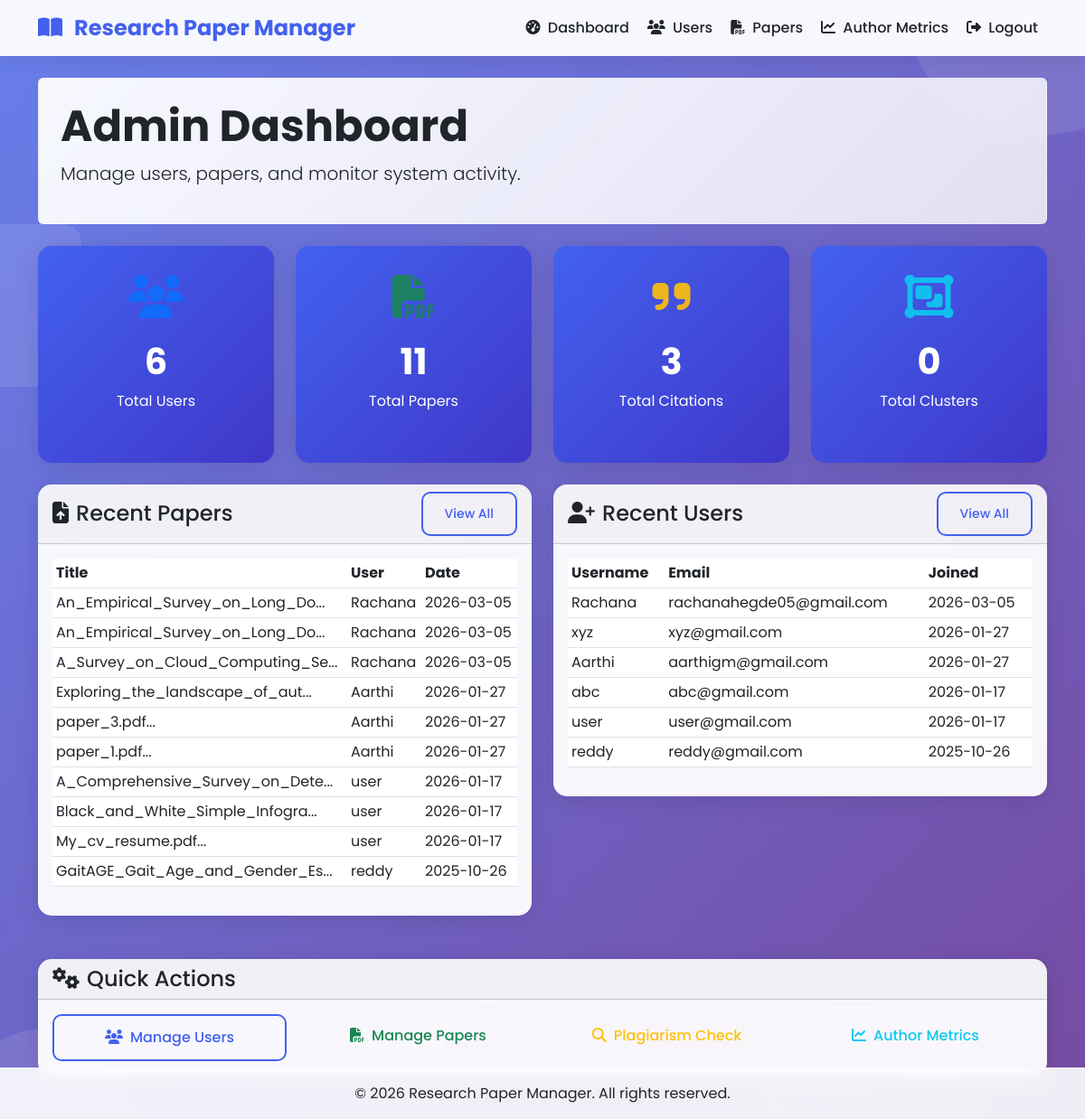
The page /admin (signed in) on the database its author committed.
### tables this page shows
CREATE TABLE papers (
            id INTEGER PRIMARY KEY AUTOINCREMENT,
            user_id INTEGER NOT NULL,
            title TEXT NOT NULL,
            filename TEXT NOT NULL,
            file_path TEXT NOT NULL,
            content TEXT,
            summary TEXT,
            authors TEXT,
            publication_date TEXT,
            created_at TIMESTAMP DEFAULT CURRENT_TIMESTAMP,
            FOREIGN KEY (user_id) REFERENCES users (id)
        );

CREATE TABLE users (
            id INTEGER PRIMARY KEY AUTOINCREMENT,
            username TEXT UNIQUE NOT NULL,
            password TEXT NOT NULL,
            email TEXT UNIQUE NOT NULL,
            role TEXT DEFAULT 'user',
            created_at TIMESTAMP DEFAULT CURRENT_TIMESTAMP
        );

### app.py (the view)
@app.route('/admin')
def admin_dashboard():
    if 'user_id' not in session or session.get('role') != 'admin':
        flash('Admin access required', 'error')
        return redirect(url_for('login'))
    conn = get_db_connection()
    total_users = conn.execute('SELECT COUNT(*) FROM users WHERE role = "user"').fetchone()[0]
    total_papers = conn.execute('SELECT COUNT(*) FROM papers').fetchone()[0]
    total_citations = conn.execute('SELECT COUNT(*) FROM citations').fetchone()[0]
    total_clusters = conn.execute('SELECT COUNT(*) FROM clusters').fetchone()[0]
    recent_papers = conn.execute('''
        SELECT p.*, u.username
        FROM papers p
        JOIN users u ON p.user_id = u.id
        ORDER BY p.created_at DESC
        LIMIT 10
    ''').fetchall()
    recent_users = conn.execute('''
        SELECT * FROM users
        WHERE role = "user"
        ORDER BY created_at DESC
        LIMIT 10
    ''').fetchall()
    conn.close()
    return render_template('admin_dashboard.html',
                         total_users=total_users,
                         total_papers=total_papers,
                         total_citations=total_citations,
                         total_clusters=total_clusters,
                         recent_papers=recent_papers,
                         recent_users=recent_users)

### app.py (called while the page is built)
def get_db_connection():
    conn = sqlite3.connect('research_papers.db')
    conn.row_factory = sqlite3.Row
    return conn

### templates/admin_dashboard.html
{% extends "base.html" %}
{% block content %}
<div class="row mb-4">
    <div class="col-12">
        <div class="welcome-banner p-4 rounded">
            <h1 class="display-5 fw-bold">Admin Dashboard</h1>
            <p class="lead">Manage users, papers, and monitor system activity.</p>
        </div>
    </div>
</div>
<div class="row g-4 mb-4">
    <div class="col-md-3">
        <div class="stats-card card text-center h-100">
            <div class="card-body">
                <i class="fas fa-users fa-3x text-primary mb-3"></i>
                <h3 class="card-title">{{ total_users }}</h3>
                <p class="card-text">Total Users</p>
            </div>
        </div>
    </div>
    <div class="col-md-3">
        <div class="stats-card card text-center h-100">
            <div class="card-body">
                <i class="fas fa-file-pdf fa-3x text-success mb-3"></i>
                <h3 class="card-title">{{ total_papers }}</h3>
                <p class="card-text">Total Papers</p>
            </div>
        </div>
    </div>
    <div class="col-md-3">
        <div class="stats-card card text-center h-100">
            <div class="card-body">
                <i class="fas fa-quote-right fa-3x text-warning mb-3"></i>
                <h3 class="card-title">{{ total_citations }}</h3>
                <p class="card-text">Total Citations</p>
            </div>
        </div>
    </div>
    <div class="col-md-3">
        <div class="stats-card card text-center h-100">
            <div class="card-body">
                <i class="fas fa-object-group fa-3x text-info mb-3"></i>
                <h3 class="card-title">{{ total_clusters }}</h3>
                <p class="card-text">Total Clusters</p>
            </div>
        </div>
    </div>
</div>
<div class="row">
    <div class="col-lg-6">
        <div class="card">
            <div class="card-header d-flex justify-content-between align-items-center">
                <h4 class="mb-0"><i class="fas fa-file-upload me-2"></i>Recent Papers</h4>
                <a href="{{ url_for('admin_papers') }}" class="btn btn-sm btn-outline-primary">View All</a>
            </div>
            <div class="card-body">
                {% if recent_papers %}
                <div class="table-responsive">
                    <table class="table table-sm">
                        <thead>
                            <tr>
                                <th>Title</th>
                                <th>User</th>
                                <th>Date</th>
                            </tr>
                        </thead>
                        <tbody>
                            {% for paper in recent_papers %}
                            <tr>
                                <td>{{ paper.title[:30] }}...</td>
                                <td>{{ paper.username }}</td>
                                <td>{{ paper.created_at[:10] }}</td>
                            </tr>
                            {% endfor %}
                        </tbody>
                    </table>
                </div>
                {% else %}
                <p class="text-muted text-center py-3">No papers uploaded yet.</p>
                {% endif %}
            </div>
        </div>
    </div>
    <div class="col-lg-6">
        <div class="card">
            <div class="card-header d-flex justify-content-between align-items-center">
                <h4 class="mb-0"><i class="fas fa-user-plus me-2"></i>Recent Users</h4>
                <a href="{{ url_for('admin_users') }}" class="btn btn-sm btn-outline-primary">View All</a>
            </div>
            <div class="card-body">
                {% if recent_users %}
                <div class="table-responsive">
                    <table class="table table-sm">
                        <thead>
                            <tr>
                                <th>Username</th>
                                <th>Email</th>
                                <th>Joined</th>
                            </tr>
                        </thead>
                        <tbody>
                            {% for user in recent_users %}
                            <tr>
                                <td>{{ user.username }}</td>
                                <td>{{ user.email }}</td>
                                <td>{{ user.created_at[:10] }}</td>
                            </tr>
                            {% endfor %}
                        </tbody>
                    </table>
                </div>
                {% else %}
                <p class="text-muted text-center py-3">No users registered yet.</p>
                {% endif %}
            </div>
        </div>
    </div>
</div>
<div class="row mt-4">
    <div class="col-12">
        <div class="card">
            <div class="card-header">
                <h4 class="mb-0"><i class="fas fa-cogs me-2"></i>Quick Actions</h4>
            </div>
            <div class="card-body">
                <div class="row g-3">
                    <div class="col-md-3">
                        <a href="{{ url_for('admin_users') }}" class="btn btn-outline-primary w-100">
                            <i class="fas fa-users me-2"></i>Manage Users
                        </a>
                    </div>
                    <div class="col-md-3">
                        <a href="{{ url_for('admin_papers') }}" class="btn btn-outline-success w-100">
                            <i class="fas fa-file-pdf me-2"></i>Manage Papers
                        </a>
                    </div>
                    <div class="col-md-3">
                        <a href="{{ url_for('plagiarism') }}" class="btn btn-outline-warning w-100">
                            <i class="fas fa-search me-2"></i>Plagiarism Check
                        </a>
                    </div>
                    <div class="col-md-3">
                        <a href="{{ url_for('author_metrics') }}" class="btn btn-outline-info w-100">
                            <i class="fas fa-chart-line me-2"></i>Author Metrics
                        </a>
                    </div>
                </div>
            </div>
        </div>
    </div>
</div>
{% endblock %}

### templates/base.html (shortened to what this page needs)
<!DOCTYPE html>
<html lang="en">
<head>
    <link href="https://cdn.jsdelivr.net/npm/bootstrap@5.3.0/dist/css/bootstrap.min.css" rel="stylesheet">
    <link rel="stylesheet" href="https://cdnjs.cloudflare.com/ajax/libs/font-awesome/6.4.0/css/all.min.css">
    <link rel="stylesheet" href="{{ url_for('static', filename='css/style.css') }}">
</head>
<body>
    <div class="bg-elements">
        <div class="bg-circle circle-1"></div>
        <div class="bg-square square-2"></div>
    </div>
    {% if 'user_id' in session %}
    <nav class="navbar navbar-expand-lg navbar-dark custom-navbar">
        <div class="container">
            <a class="navbar-brand" href="{% if session.role == 'admin' %}{{ url_for('admin_dashboard') }}{% else %}{{ url_for('dashboard') }}{% endif %}">
                <i class="fas fa-book-open me-2"></i>
                Research Paper Manager
            </a>
            <div class="collapse navbar-collapse" id="navbarNav">
                <ul class="navbar-nav ms-auto">
                    {% if session.role == 'admin' %}
                    <li class="nav-item">
                        <a class="nav-link" href="{{ url_for('admin_dashboard') }}">
                            <i class="fas fa-tachometer-alt me-1"></i> Dashboard
                        </a>
                    </li>
                    <li class="nav-item">
                        <a class="nav-link" href="{{ url_for('admin_users') }}">
                            <i class="fas fa-users me-1"></i> Users
                        </a>
                    </li>
                    <li class="nav-item">
                        <a class="nav-link" href="{{ url_for('admin_papers') }}">
                            <i class="fas fa-file-pdf me-1"></i> Papers
                        </a>
                    </li>
                    {% endif %}
                    <li class="nav-item">
                        <a class="nav-link" href="{{ url_for('author_metrics') }}">
                            <i class="fas fa-chart-line me-1"></i> Author Metrics
                        </a>
                    </li>
                    <li class="nav-item">
                        <a class="nav-link" href="{{ url_for('logout') }}">
                            <i class="fas fa-sign-out-alt me-1"></i> Logout
                        </a>
                    </li>
                </ul>
            </div>
        </div>
    </nav>
    {% endif %}
    <main class="container my-4">
        {% block content %}{% endblock %}
    </main>
    <footer class="custom-footer text-center py-3 mt-5">
        <div class="container">
            <p class="mb-0">&copy; 2026 Research Paper Manager. All rights reserved.</p>
        </div>
    </footer>
</body>
</html>

### static/css/style.css (style rules this page uses)
:root { --primary-color: #4361ee; --secondary-color: #3f37c9; --success-color: #4cc9f0; --info-color: #4895ef; --warning-color: #f72585; --light-bg: #f8f9fa; --dark-bg: #212529; }
* { margin: 0; padding: 0; box-sizing: border-box; }
body { font-family: 'Poppins', sans-serif; background: linear-gradient(135deg, #667eea 0%, #764ba2 100%); min-height: 100vh; position: relative; overflow-x: hidden; }
.bg-elements { position: fixed; top: 0; left: 0; width: 100%; height: 100%; z-index: -1; overflow: hidden; }
.bg-circle, .bg-square { position: absolute; border-radius: 50%; background: rgba(255, 255, 255, 0.1); animation: float 6s ease-in-out infinite; }
.bg-square { border-radius: 20px; }
.circle-1 { width: 300px; height: 300px; top: -150px; right: -100px; animation-delay: 0s; }
.square-2 { width: 180px; height: 180px; top: 20%; left: -90px; animation-delay: 3s; }
.custom-navbar { background: rgba(255, 255, 255, 0.95) !important; backdrop-filter: blur(10px); box-shadow: 0 2px 20px rgba(0, 0, 0, 0.1); }
.navbar-brand { font-weight: 700; font-size: 1.5rem; color: var(--primary-color) !important; }
.nav-link { font-weight: 500; color: var(--dark-bg) !important; transition: all 0.3s ease; border-radius: 8px; margin: 0 2px; }
.card { border: none; border-radius: 15px; box-shadow: 0 5px 25px rgba(0, 0, 0, 0.1); backdrop-filter: blur(10px); background: rgba(255, 255, 255, 0.95); transition: all 0.3s ease; margin-bottom: 1.5rem; }
.stats-card { background: linear-gradient(135deg, var(--primary-color), var(--secondary-color)); color: white; border: none; }
.stats-card .card-body { padding: 2rem 1rem; }
.stats-card i { opacity: 0.9; }
.stats-card h3 { font-size: 2.5rem; font-weight: 700; margin: 0.5rem 0; }
.btn { border-radius: 10px; font-weight: 500; padding: 0.75rem 1.5rem; transition: all 0.3s ease; border: none; }
.btn-outline-primary { border: 2px solid var(--primary-color); color: var(--primary-color); }
.welcome-banner { background: linear-gradient(135deg, rgba(255, 255, 255, 0.95), rgba(255, 255, 255, 0.8)); backdrop-filter: blur(10px); border: 1px solid rgba(255, 255, 255, 0.2); }
.custom-footer { position: fixed; bottom: 0; left: 0; width: 100%; background: rgba(255, 255, 255, 0.9); backdrop-filter: blur(10px); border-top: 1px solid rgba(255, 255, 255, 0.2); color: var(--dark-bg); }

### rows shown on the page
papers: title "An_Empirical_Survey_on_Long_Do", username "Rachana", created_at "2026-03-05"
papers: title "An_Empirical_Survey_on_Long_Do", username "Rachana", created_at "2026-03-05"
papers: title "A_Survey_on_Cloud_Computing_Se", username "Rachana", created_at "2026-03-05"
papers: title "Exploring_the_landscape_of_aut", username "Aarthi", created_at "2026-01-27"
papers: title "paper_3.pdf", username "Aarthi", created_at "2026-01-27"
papers: title "paper_1.pdf", username "Aarthi", created_at "2026-01-27"
papers: title "A_Comprehensive_Survey_on_Dete", username "user", created_at "2026-01-17"
papers: title "Black_and_White_Simple_Infogra", username "user", created_at "2026-01-17"
papers: title "My_cv_resume.pdf", username "user", created_at "2026-01-17"
papers: title "GaitAGE_Gait_Age_and_Gender_Es", username "reddy", created_at "2025-10-26"
users: username "Rachana", email "rachanahegde05@gmail.com", created_at "2026-03-05"
users: username "xyz", email "xyz@gmail.com", created_at "2026-01-27"
users: username "Aarthi", email "aarthigm@gmail.com", created_at "2026-01-27"
users: username "abc", email "abc@gmail.com", created_at "2026-01-17"
users: username "user", email "user@gmail.com", created_at "2026-01-17"
users: username "reddy", email "reddy@gmail.com", created_at "2025-10-26"

### other values the page prints
{{ total_users }} "6"
{{ total_papers }} "11"
{{ total_citations }} "3"
{{ total_clusters }} "0"
